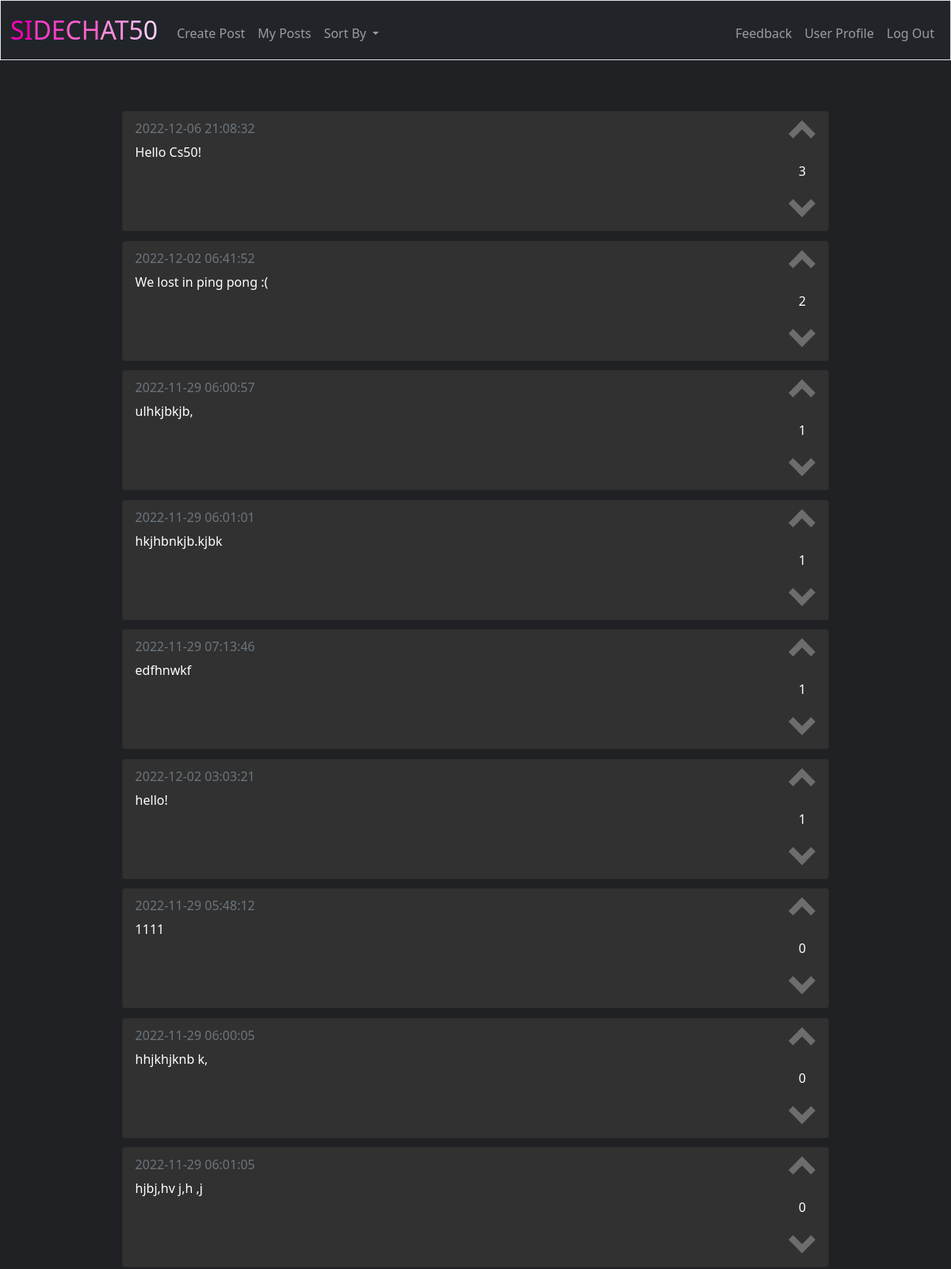
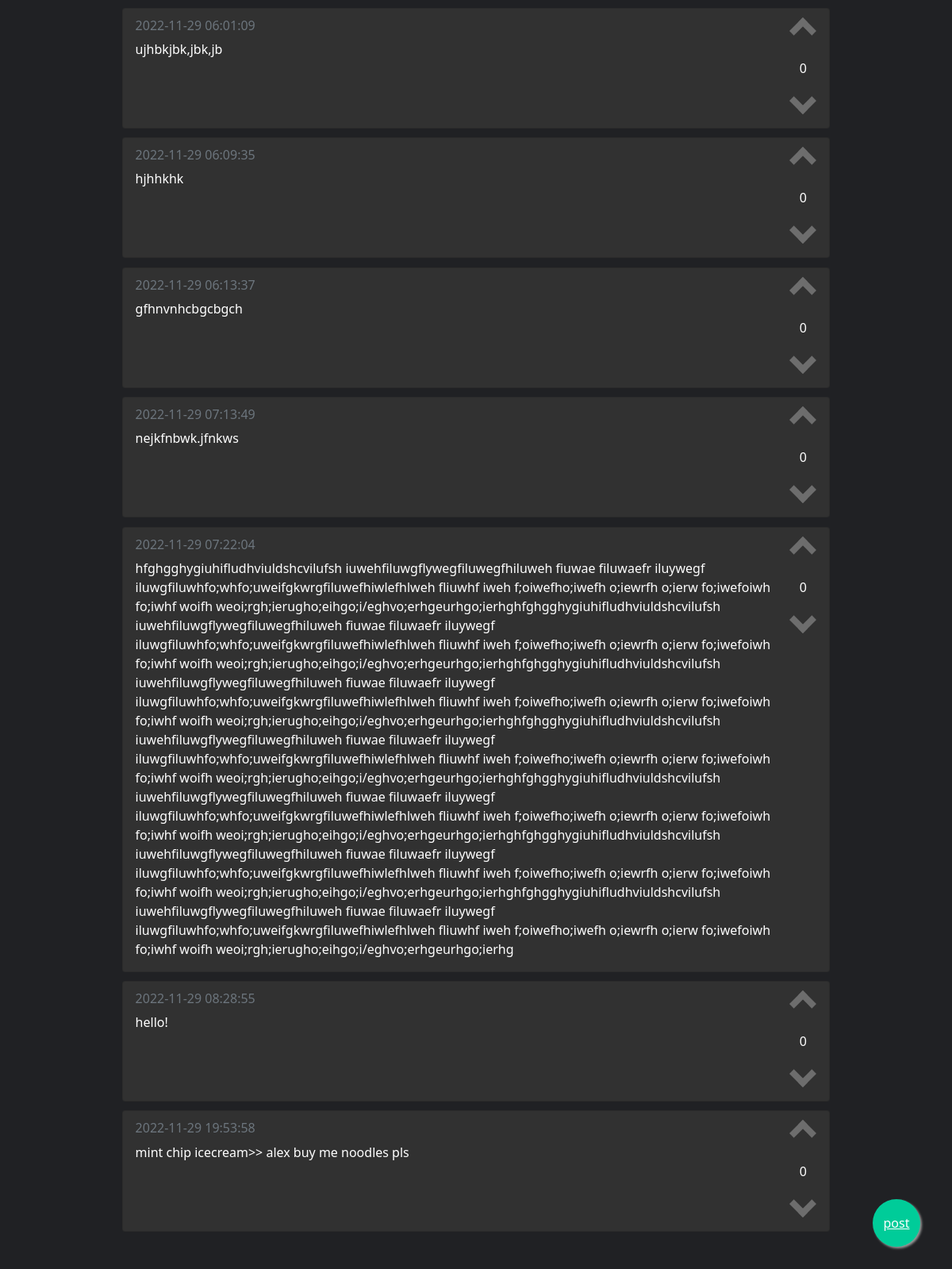
The app's page /top (signed in), older data (2 pictures, top to bottom).
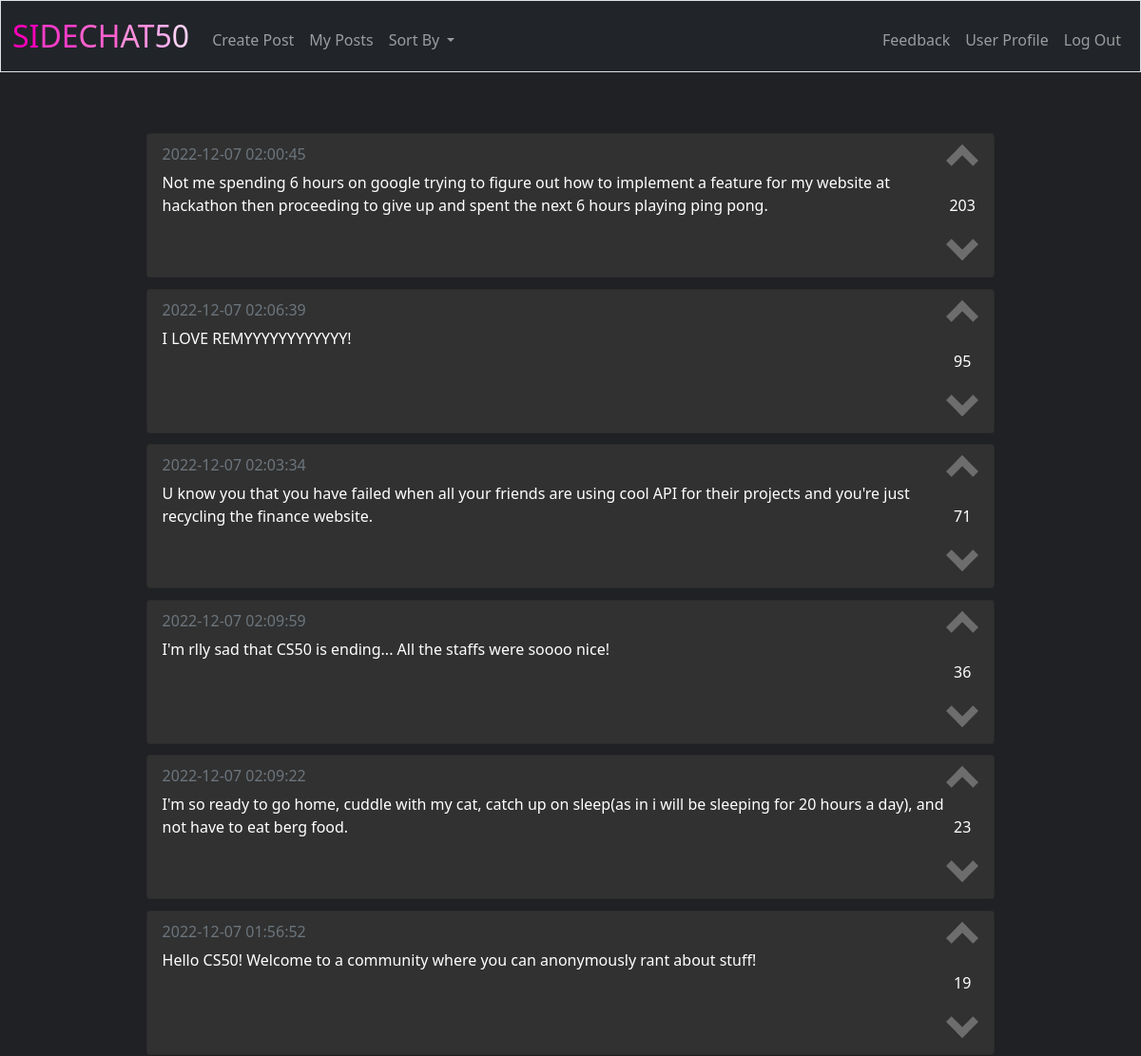
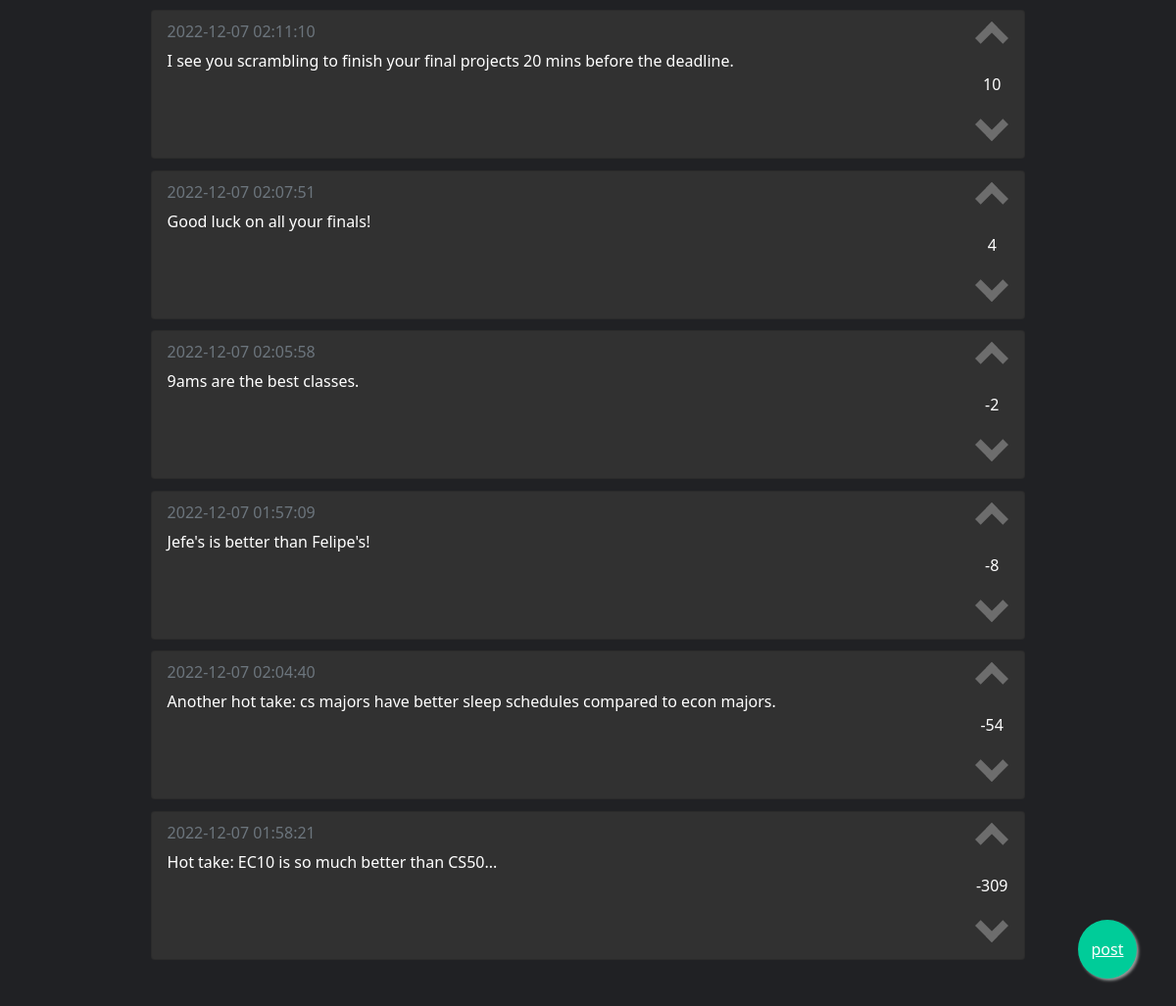
The same page, newer data (2 pictures, top to bottom).
### tables this page shows
CREATE TABLE posts (id INTEGER PRIMARY KEY AUTOINCREMENT NOT NULL, user_id INTEGER NOT NULL, post TEXT NOT NULL, 'time' DATETIME NOT NULL DEFAULT CURRENT_TIMESTAMP, likes INTEGER NOT NULL DEFAULT(0), FOREIGN KEY(user_id) REFERENCES users(id));

### app.py (the view)
@app.route("/top")
@login_required
def top():
    id = session["user_id"]
    posts = db.execute("SELECT * FROM posts ORDER BY likes DESC")
    liked = db.execute("SELECT post_id FROM liked WHERE user_id = ?", id)
    disliked = db.execute("SELECT post_id FROM disliked WHERE user_id = ?", id)
    likes = []
    dislikes = []
    for post in liked:
        likes.append(post["post_id"])
    for post in disliked:
        dislikes.append(post["post_id"])
    return render_template("index.html", posts=posts, likes=likes, dislikes=dislikes)

### app.py (called while the page is built)
@app.after_request
def after_request(response):
    response.headers["Cache-Control"] = "no-cache, no-store, must-revalidate"
    response.headers["Expires"] = 0
    response.headers["Pragma"] = "no-cache"
    return response

### helpers.py (called while the page is built)
def login_required(f):
    @wraps(f)
    def decorated_function(*args, **kwargs):
        if session.get("user_id") is None:
            return redirect("/login")
        return f(*args, **kwargs)
    return decorated_function

### templates/index.html (shortened to what this page needs)
{% extends "layout.html" %}
{% block main %}
<div class="container">
    {% for post in posts %}
    <div class="card">
        <div class="card-body" style="display: block;">
            <div class="split-left">
                <h6 class="card-subtitle mb-2 text-muted" style="text-align: left; color: rgb(201, 201, 201);">{{ post["time"] }}</h6>
                <p class="card-text" style="text-align: left;">{{ post["post"] }}</p>
            </div>
            <div class="split-right">
                {% if post["id"] in likes %}
                <span onclick="like({{post.id}}, {{session['user_id']}})" id="like{{post.id}}" class="arrow up on "></span>
                {% else %}
                <span onclick="like({{post.id}}, {{session['user_id']}})" id="like{{post.id}}" class="arrow up"></span>
                {% endif %}
                <div id="counter{{post.id}}" style="margin-top: 50%; margin-bottom: 50%;">{{ post["likes"] }}</div>
                {% if post["id"] in dislikes %}
                <span onclick="dislike({{post.id}}, {{session['user_id']}})" id="dislike{{post.id}}" class="arrow down on"></span>
                {% else %}
                <span onclick="dislike({{post.id}}, {{session['user_id']}})" id="dislike{{post.id}}" class="arrow down"></span>
                {% endif %}
            </div>
        </div>
    </div>
    {% endfor %}
</div>
<a href="/post" class="float">
    <p class="icon">post</p>
</a>
{% endblock %}

Row changes from the older to the newer data that the page shows:
removed posts: time "2022-12-06 21:08:32", post "Hello Cs50!", likes "3"
removed posts: time "2022-12-02 06:41:52", post "We lost in ping pong :(", likes "2"
removed posts: time "2022-11-29 06:00:57", post "ulhkjbkjb,", likes "1"
removed posts: time "2022-11-29 06:01:01", post "hkjhbnkjb.kjbk", likes "1"
removed posts: time "2022-11-29 07:13:46", post "edfhnwkf", likes "1"
removed posts: time "2022-12-02 03:03:21", post "hello!", likes "1"
removed posts: time "2022-11-29 05:48:12", post "1111", likes "0"
removed posts: time "2022-11-29 06:00:05", post "hhjkhjknb k,", likes "0"
removed posts: time "2022-11-29 06:01:05", post "hjbj,hv j,h ,j", likes "0"
removed posts: time "2022-11-29 06:01:09", post "ujhbkjbk,jbk,jb", likes "0"
removed posts: time "2022-11-29 06:09:35", post "hjhhkhk", likes "0"
removed posts: time "2022-11-29 06:13:37", post "gfhnvnhcbgcbgch", likes "0"
removed posts: time "2022-11-29 07:13:49", post "nejkfnbwk.jfnkws", likes "0"
removed posts: time "2022-11-29 07:22:04", post "hfghgghygiuhifludhviuldshcvilufsh iuwehfiluwgflywegfiluwegfhiluweh fiuwae filuwaefr iluywegf iluwgfiluwhfo;whfo;uweifgkwrgfiluwefhiwlefhlweh fliuwhf iweh f;oiwefho;iwefh o;iewrfh o;ierw fo;iwefoiwh fo;iwhf woifh weoi;rgh;ierugho;eihgo;i/eghvo;erhgeurhgo;ierhghfghgghygiuhifludhviuldshcvilufsh iuwehfiluwgflywegfiluwegfhiluweh fiuwae filuwaefr iluywegf iluwgfiluwhfo;whfo;uweifgkwrgfiluwefhiwlefhlweh fliuwhf iweh f;oiwefho;iwefh o;iewrfh o;ierw fo;iwefoiwh fo;iwhf woifh weoi;rgh;ierugho;eihgo;i/eghvo;erhgeurhgo;ierhghfghgghygiuhifludhviuldshcvilufsh iuwehfiluwgflywegfiluwegfhiluweh fiuwae filuwaefr iluywegf iluwgfiluwhfo;whfo;uweifgkwrgfiluwefhiwlefhlweh fliuwhf iweh f;oiwefho;iwefh o;iewrfh…", likes "0"
removed posts: time "2022-11-29 08:28:55", post "hello!", likes "0"
removed posts: time "2022-11-29 19:53:58", post "mint chip icecream>> alex buy me noodles pls", likes "0"
added posts: time "2022-12-07 02:00:45", post "Not me spending 6 hours on google trying to figure out how to implement a feature for my website at hackathon then proceeding to give up and spent the next 6 hours playing ping pong.", likes "203"
added posts: time "2022-12-07 02:06:39", post "I LOVE REMYYYYYYYYYYYY!", likes "95"
added posts: time "2022-12-07 02:03:34", post "U know you that you have failed when all your friends are using cool API for their projects and you're just recycling the finance website.", likes "71"
added posts: time "2022-12-07 02:09:59", post "I'm rlly sad that CS50 is ending... All the staffs were soooo nice!", likes "36"
added posts: time "2022-12-07 02:09:22", post "I'm so ready to go home, cuddle with my cat, catch up on sleep(as in i will be sleeping for 20 hours a day), and not have to eat berg food.", likes "23"
added posts: time "2022-12-07 01:56:52", post "Hello CS50! Welcome to a community where you can anonymously rant about stuff!", likes "19"
added posts: time "2022-12-07 02:11:10", post "I see you scrambling to finish your final projects 20 mins before the deadline.", likes "10"
added posts: time "2022-12-07 02:07:51", post "Good luck on all your finals!", likes "4"
added posts: time "2022-12-07 02:05:58", post "9ams are the best classes.", likes "-2"
added posts: time "2022-12-07 01:57:09", post "Jefe's is better than Felipe's!", likes "-8"
added posts: time "2022-12-07 02:04:40", post "Another hot take: cs majors have better sleep schedules compared to econ majors.", likes "-54"
added posts: time "2022-12-07 01:58:21", post "Hot take: EC10 is so much better than CS50...", likes "-309"
